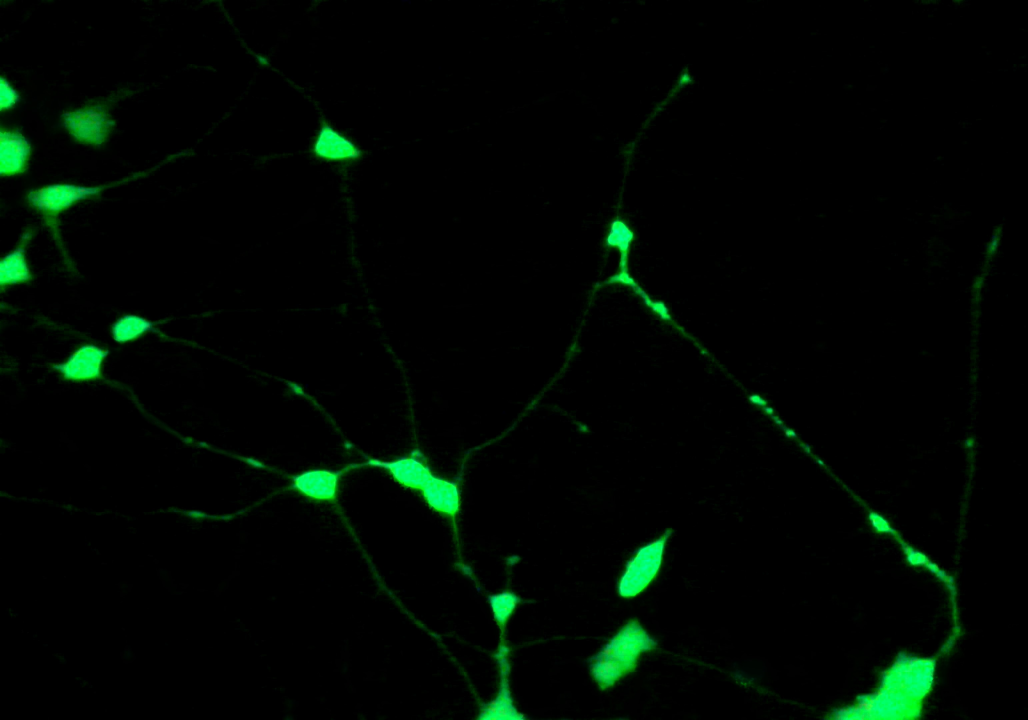
#> input picture colab/003.jpg, 3084 x 2160 px (shown at 1/3 size)
$ jupyter execute --allow-errors pc12model.ipynb   (shell and % lines are left out)
#> lines starting #> are read from the running program, lines starting #| are printed output that depends on the picture
<a href="https://colab.research.google.com/github/onuralpArsln/IoUScoreMaker/blob/main/colab/pc12model.ipynb" target="_parent"></a>

# Step 0

---

Imports and function to show output images

use !wget block to load images and model in your runtime

[cell 1]
# imports for project
import cv2
import numpy as np
import tensorflow as tf
from matplotlib import pyplot as plt

from google.colab.patches import cv2_imshow

[cell 2]
# correct link to donwload model

[cell 3]
# correct link to donwload image

[cell 4]
###this is to test current system

def test_show(image,imname="Test Image"):

    plt.imshow(image)
    plt.title(imname)
    plt.show()

image=cv2.imread("003.jpg")
#> image is the input picture: shape (2160, 3084, 3); mean B, G, R 2.1, 8.7, 0.3
test_show(image)

# Step 1

---

Makes prediction with model on regular input
Makes another prediction with preprocessed image to  detect branches

[cell 5]
# Step 2 guess for better image prediction system

# this image process make brightnes 3.4 and contrast 0.4 to improve readibility of image

def imgProces( img : np.ndarray) -> np.ndarray:
    alpha = 0.4  # Contrast control (1.0 means no change)
    beta = 2.4    # Brightness control (0 means no change)
    adjusted_image = cv2.convertScaleAbs(input_image, alpha=alpha, beta=beta)
    return adjusted_image


input_image_path = '004.jpg'
input_image = cv2.imread(input_image_path, cv2.IMREAD_GRAYSCALE)
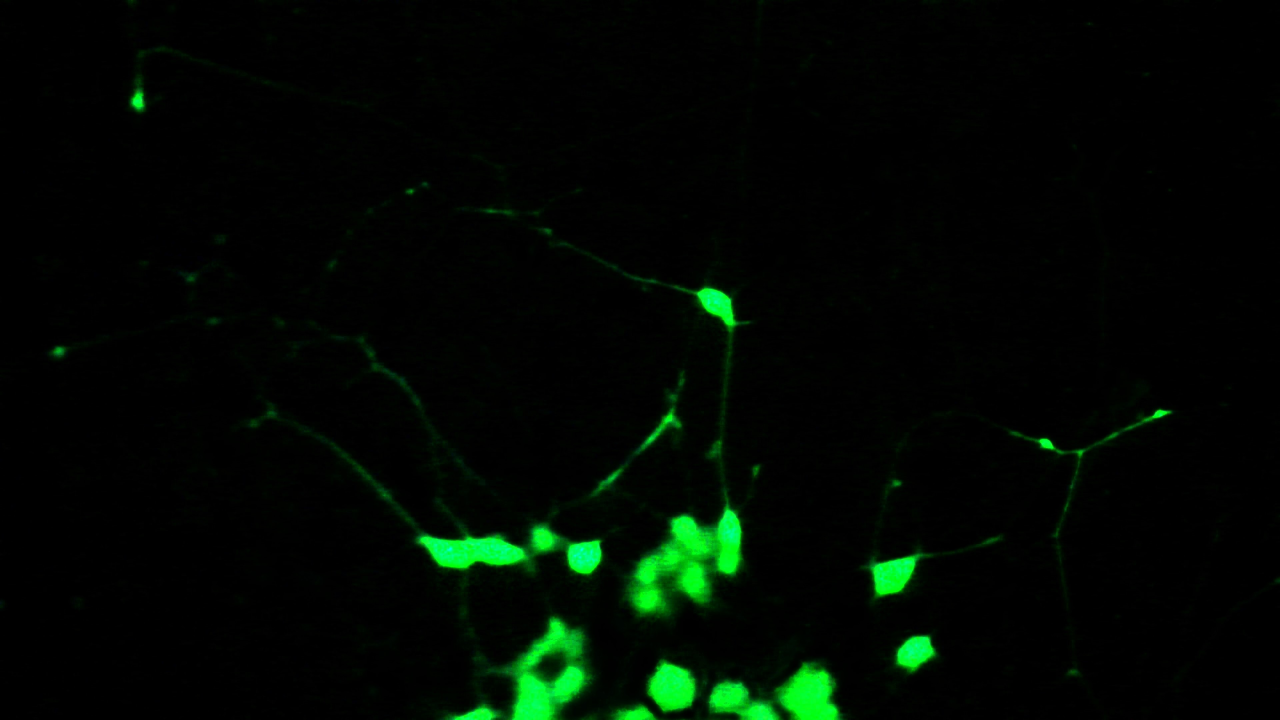
#> input picture colab/004.jpg, 3840 x 2160 px (shown at 1/3 size)
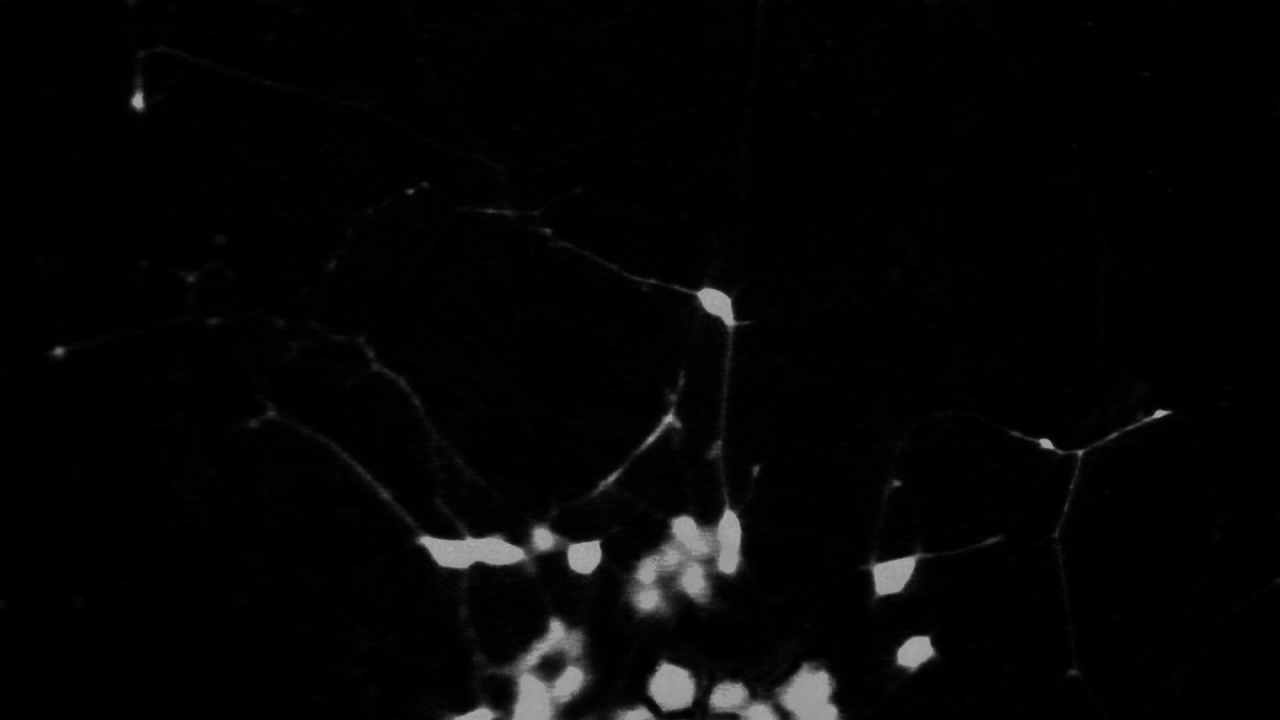
#> input_image: shape (2160, 3840) (shown at 1/3 size); min 0, max 180, mean 5.4
input_image = cv2.resize(input_image, (256, 256))  # Giriş boyutunu (256, 256) olarak yeniden boyutlandırma
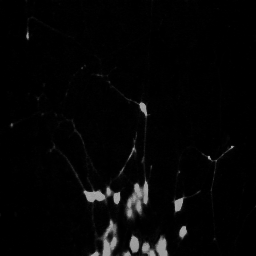
#> input_image: shape (256, 256); min 0, max 177, mean 5.4
input_image = np.expand_dims(input_image, axis=-1)  # Tek bir kanal ekleyerek (256, 256) boyutunu (256, 256, 1) olarak genişletiyoruz

result = imgProces(input_image)
#> in imgProces, `adjusted_image = cv2.convertScaleAbs(input_image, alpha=alpha, beta=be..`:
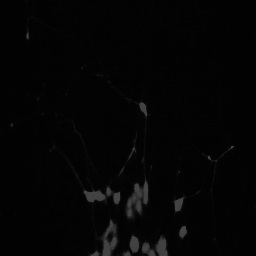
#> adjusted_image: shape (256, 256); min 2, max 73, mean 4.4

result_path = '004res.jpg'


proces_path = '004.jpg'
proces_image = cv2.imread(proces_path, cv2.IMREAD_GRAYSCALE)
proces_image = cv2.resize( proces_image, (256, 256))  # Giriş boyutunu (256, 256) olarak yeniden boyutlandırma
proces_image = np.expand_dims( proces_image, axis=-1)  # Tek bir kanal ekleyerek (256, 256) boyutunu (256, 256,


threshold_value = 20

# Binarize the image using the threshold

def dice_coef(y_true, y_pred):
    intersection = tf.reduce_sum(y_true * y_pred)
    union = tf.reduce_sum(y_true) + tf.reduce_sum(y_pred)
    return (2.0 * intersection + 1e-5) / (union + 1e-5)

def iou_score(y_true, y_pred):
    intersection = tf.reduce_sum(y_true * y_pred)
    union = tf.reduce_sum(y_true) + tf.reduce_sum(y_pred) - intersection
    return (intersection + 1e-5) / (union + 1e-5)
# Modeli yükleme sırasında özel metrik fonksiyonları tanımlama
#> (the rest of this cell did not finish here and is left out)
